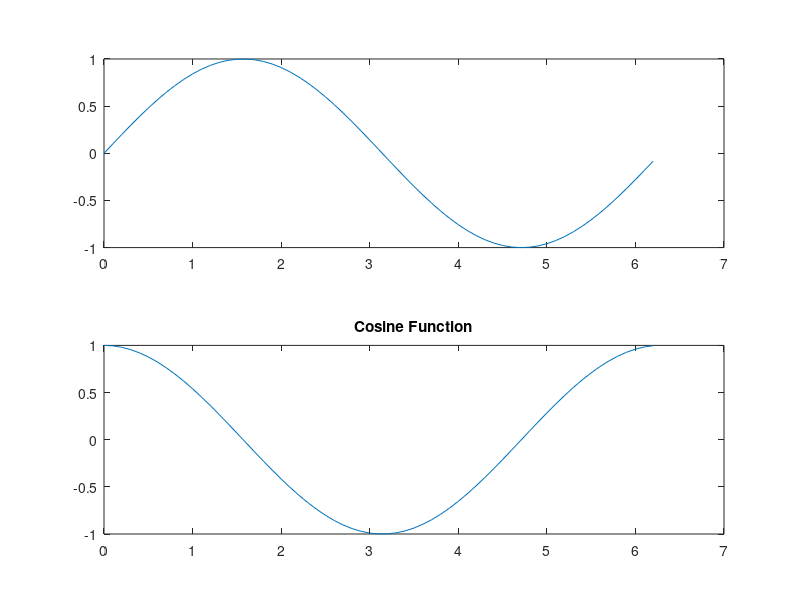

Here is the MATLAB script that generated this plot:
x = 0:0.1:2*pi;
y1 = sin(x);
y2 = cos(x);

subplot(2, 1, 1); % Create an subplot

plot(x, y1);

subplot(2, 1, 2);

plot(x, y2);

title('Cosine Function');